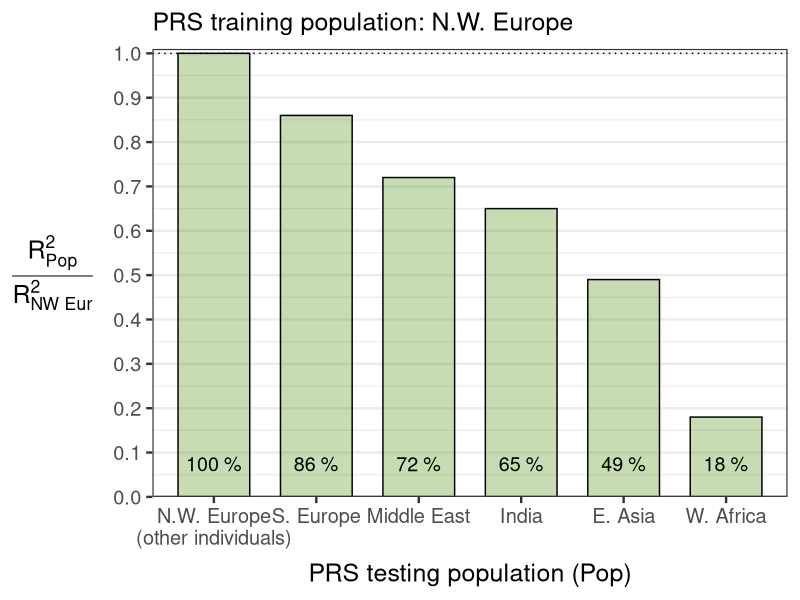

Source code (R):
library(ggplot2)
library(dplyr)
res <- c("N.W. Europe\n(other individuals)" = 100, "S. Europe" = 86, "Middle East" = 72,
         "India" = 65, "E. Asia" = 49, "W. Africa" = 18) %>% 
  tibble::enframe() %>% 
  mutate(name = ordered(name, levels = name))
ggplot(res) +
  geom_col(aes(name, value / 100), color = "black", fill = "chartreuse4", alpha = 0.3,
           width = 0.7) +
  theme_bw(18) +
  # geom_text(aes(x = 5, y = 0.95, label = "Source: F. Privé et al, Am. J. of Human Genetics (2022)")) +
  geom_hline(yintercept = 1, linetype = 3) +
  labs(x = "PRS testing population (Pop)",
       y = expression(frac(R[Pop]^2, R["NW Eur"]^2)),
       subtitle = "PRS training population: N.W. Europe") +
  theme(axis.title.x = element_text(margin = margin(t = 10)),
        axis.title.y = element_text(angle = 0, vjust = 0.5, margin = margin(r = 15)),
        panel.grid.major.x = element_blank()) +
  geom_text(aes(name, 0.075, label = paste0(value, " %")), size = 5) +
  scale_y_continuous(limits = c(0, 1.01), expand = c(0, 0), breaks = 0:10 / 10)

            